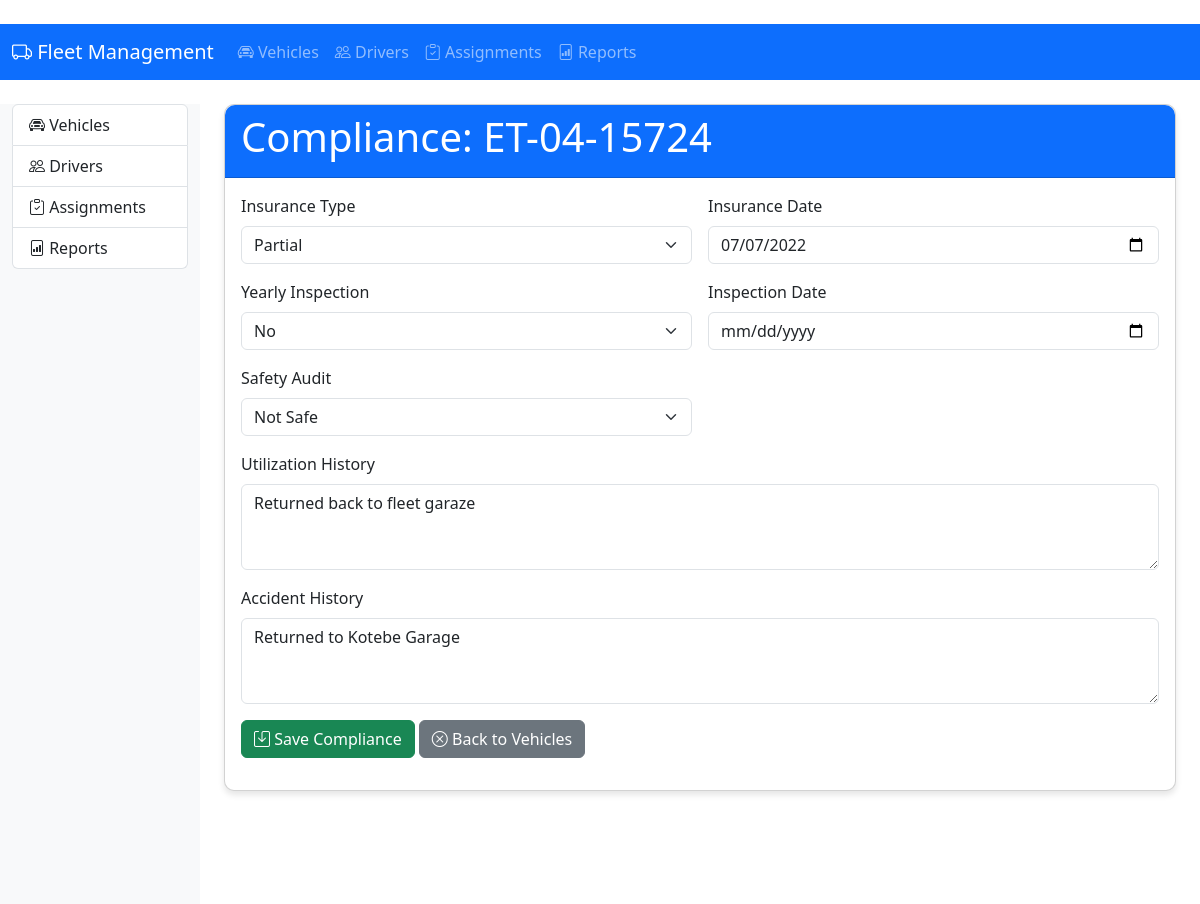
Page /compliance/ET-04-15724 on the committed database.
### app.py (models this page shows)
class Vehicle(db.Model):
    plate_number = db.Column(db.String(20), primary_key=True)
    chasis = db.Column(db.String(50), unique=True, nullable=False)
    vehicle_type = db.Column(Enum(*VEHICLE_TYPES, name='vehicle_types'))
    make = db.Column(db.String(50))
    model = db.Column(db.String(50))
    year = db.Column(db.String(4))
    fuel_type = db.Column(Enum(*FUEL_TYPES, name='fuel_types'))
    fuel_capacity = db.Column(db.Float)
    fuel_consumption = db.Column(db.Float)
    loading_capacity = db.Column(db.String(100))
    assigned_for = db.Column(Enum(*ASSIGNMENT_TYPES, name='assignment_types'))
    compliance = db.relationship('Compliance', backref='vehicle', uselist=False)
    maintenance = db.relationship('Maintenance', backref='vehicle')
    assignments = db.relationship('Assignment', backref='vehicle')

class Compliance(db.Model):
    plate_number = db.Column(db.String(20), db.ForeignKey('vehicle.plate_number'), primary_key=True)
    insurance_type = db.Column(Enum(*INSURANCE_TYPES, name='insurance_types'))
    insurance_date = db.Column(db.Date)
    yearly_inspection = db.Column(Enum(*YES_NO, name='yes_no_types'))
    inspection_date = db.Column(db.Date)
    safety_audit = db.Column(Enum(*SAFETY_TYPES, name='safety_types'))
    utilization_history = db.Column(db.Text)
    accident_history = db.Column(db.Text)

### app.py (the view, shortened to what this page needs)
@app.route('/compliance/<plate_number>', methods=['GET', 'POST'])
def manage_compliance(plate_number):
    vehicle = Vehicle.query.get_or_404(plate_number)
    compliance = Compliance.query.get(plate_number)
    if not compliance:
        compliance = Compliance(plate_number=plate_number)
    return render_template('compliance.html', vehicle=vehicle, compliance=compliance)

### app.py (called while the page is built)
@app.before_request
def create_tables():
    db.create_all()

### templates/compliance.html (shortened to what this page needs)
﻿{% extends "base.html" %}
{% block content %}
<div class="container">
    <div class="card">
        <div class="card-header bg-primary text-white">
            <h1>Compliance: {{ vehicle.plate_number }}</h1>
        </div>
        <div class="card-body">
            <form method="POST">
                <div class="row g-3">
                    <div class="col-md-6">
                        <label class="form-label">Insurance Type</label>
                        <select class="form-select" name="insurance_type" required>
                            <option value="{{ compliance.insurance_type or '' }}" selected>{{ compliance.insurance_type or 'Select Insurance' }}</option>
                        </select>
                    </div>
                    <div class="col-md-6">
                        <label class="form-label">Insurance Date</label>
                        <input type="date" class="form-control" name="insurance_date" value="{{ compliance.insurance_date or '' }}">
                    </div>
                    <div class="col-md-6">
                        <label class="form-label">Yearly Inspection</label>
                        <select class="form-select" name="yearly_inspection" required>
                            <option value="{{ compliance.yearly_inspection or '' }}" selected>{{ compliance.yearly_inspection or 'Select Inspection' }}</option>
                        </select>
                    </div>
                    <div class="col-md-6">
                        <label class="form-label">Inspection Date</label>
                        <input type="date" class="form-control" name="inspection_date" value="{{ compliance.inspection_date or '' }}">
                    </div>
                    <div class="col-md-6">
                        <label class="form-label">Safety Audit</label>
                        <select class="form-select" name="safety_audit" required>
                            <option value="{{ compliance.safety_audit or '' }}" selected>{{ compliance.safety_audit or 'Select Audit Result' }}</option>
                        </select>
                    </div>
                    <div class="col-12">
                        <label class="form-label">Utilization History</label>
                        <textarea class="form-control" name="utilization_history" rows="3">{{ compliance.utilization_history or '' }}</textarea>
                    </div>
                    <div class="col-12">
                        <label class="form-label">Accident History</label>
                        <textarea class="form-control" name="accident_history" rows="3">{{ compliance.accident_history or '' }}</textarea>
                    </div>
                    <div class="col-12">
                        <button type="submit" class="btn btn-success">
                            <i class="bi bi-save"></i> Save Compliance
                        </button>
                        <a href="/vehicles" class="btn btn-secondary">
                            <i class="bi bi-x-circle"></i> Back to Vehicles
                        </a>
                    </div>
                </div>
            </form>
        </div>
    </div>
</div>
{% endblock %}

### templates/base.html (style rules this page uses)
.card { margin-bottom: 20px; border-radius: 10px; box-shadow: 0 4px 6px rgba(0,0,0,0.1); }
.card-header { border-radius: 10px 10px 0 0 !important; }

### rows in the picture
Vehicle: plate_number "ET-04-15724"
Compliance: insurance_type "Partial", insurance_date "07/07/2022", yearly_inspection "No", safety_audit "Not Safe", utilization_history "Returned back to fleet garaze", accident_history "Returned to Kotebe Garage"
